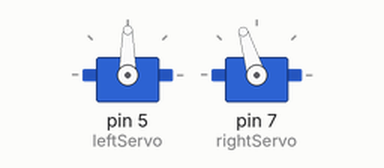
A sketch run on a simulated Arduino Uno, built with avr-gcc and run on an emulated ATmega328P. Shown: 2 × servo. Random numbers use the default seed unless the sketch sets one.

Above: at 0.1 s.
At 6.1 s:
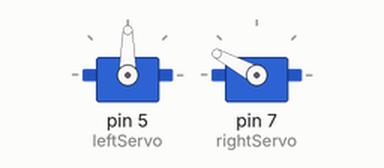
At 19.7 s:
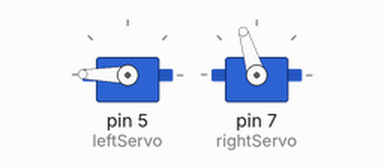
At 39.0 s:
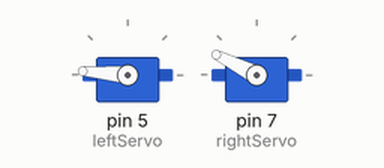
Timing chart, 0 to 40.0 s (numbered marks = the images above):
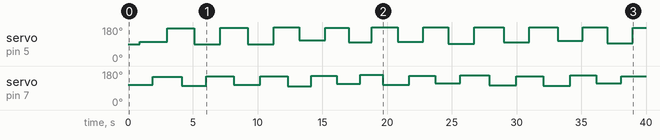

The sketch:

remy.ino
```cpp
#include <Servo.h>
Servo rightServo, leftServo;

void setup() {
  // Use a PWM pin on your board; I'm using a Metro Mini
  pinMode(5, OUTPUT);
  pinMode(7, OUTPUT);
  leftServo.attach(5);
  rightServo.attach(7);
  // Play around to find the appropriate angle range for your servo.
  // You can reattach the arm in a new position if necessary.
  // I found that a range from 90-180 made sense for the left arm,
  // and a range of 100-160 for the right arm.
}

void loop() {
  // Adjust the random params within the range for each servo.
  // We move to a random location near the bottom of the servo's range,
  // wait a random amount of time, the move to a random locatio near the
  // top of the servo's range.
  rightServo.write(random(100, 120));
  delay(random(850, 1150));
  leftServo.write(random(90, 110));
  delay(random(850, 1150));
  rightServo.write(random(150, 160));
  delay(random(850, 1150));
  leftServo.write(random(170, 180));
  delay(random(850, 1150));
}
```

Measured:
- by itself, servo on pin 5 (leftServo): ramps from 90° to 179° and jumps back, once every 4.0 s
- by itself, servo on pin 7 (rightServo): 107° → 150° at 1.9 s, → 103° 2.3 s later, → 152° 1.9 s later, → 107° 2.1 s later, … (19 changes in this stretch)
